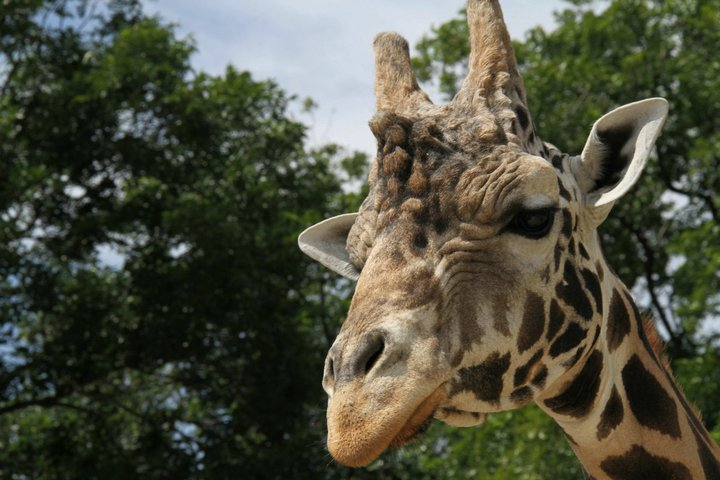
#> input picture 04_filters/giraffe.jpg, 720 x 480 px
$ python minfilter_image.py
#> lines starting #> are read from the running program, lines starting #| are printed output that depends on the picture
# minfilter_image.py

from PIL import Image
from PIL import ImageFilter


def minfilter(input_image, output_image):
#> called with input_image = 'giraffe.jpg', output_image = 'giraffe_minfilter.jpg'
    image = Image.open(input_image)
#> image is the input picture: PIL image 720x480 RGB; mean R, G, B 78.8, 79.9, 63.6
    filtered_image = image.filter(ImageFilter.MinFilter(size=3))
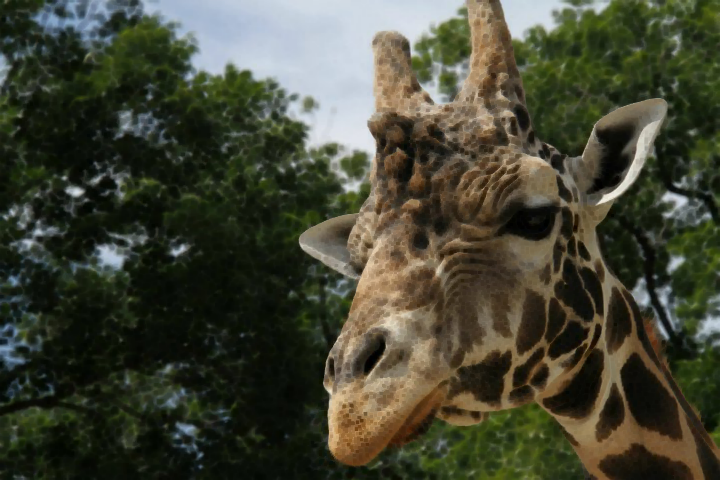
#> filtered_image: PIL image 720x480 RGB; mean R, G, B 67.9, 69.2, 52.7
    filtered_image.save(output_image)


if __name__ == "__main__":
    minfilter("giraffe.jpg", "giraffe_minfilter.jpg")

$ run again, with 04_filters/buffalo.jpg copied over 04_filters/giraffe.jpg
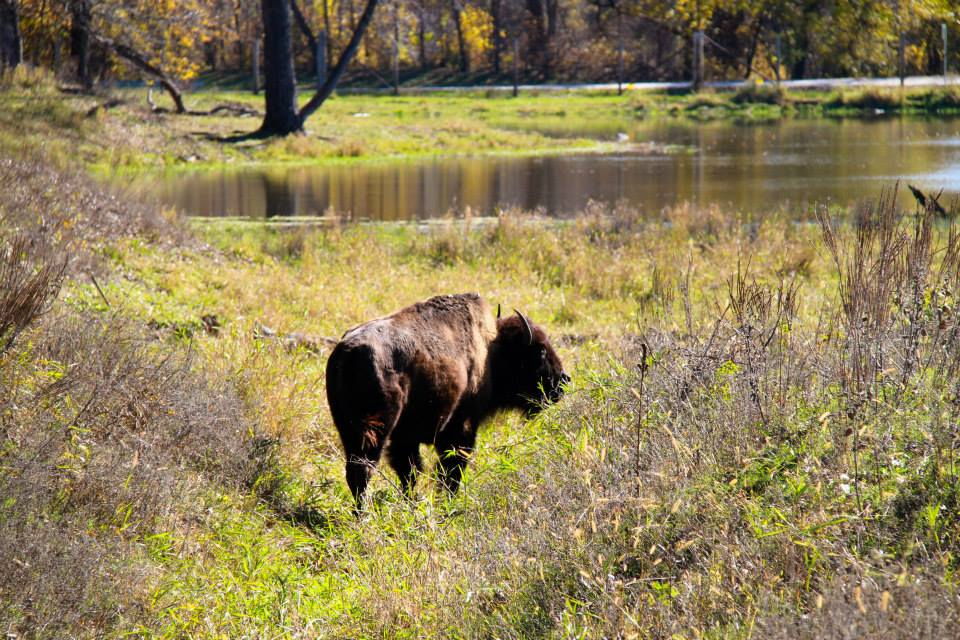
#> input picture 04_filters/buffalo.jpg, 960 x 640 px
#> in minfilter, image is the input picture: PIL image 960x640 RGB; mean R, G, B 141.6, 127, 85.8
#> in minfilter, `filtered_image = image.filter(ImageFilter.MinFilter(size=3))`:
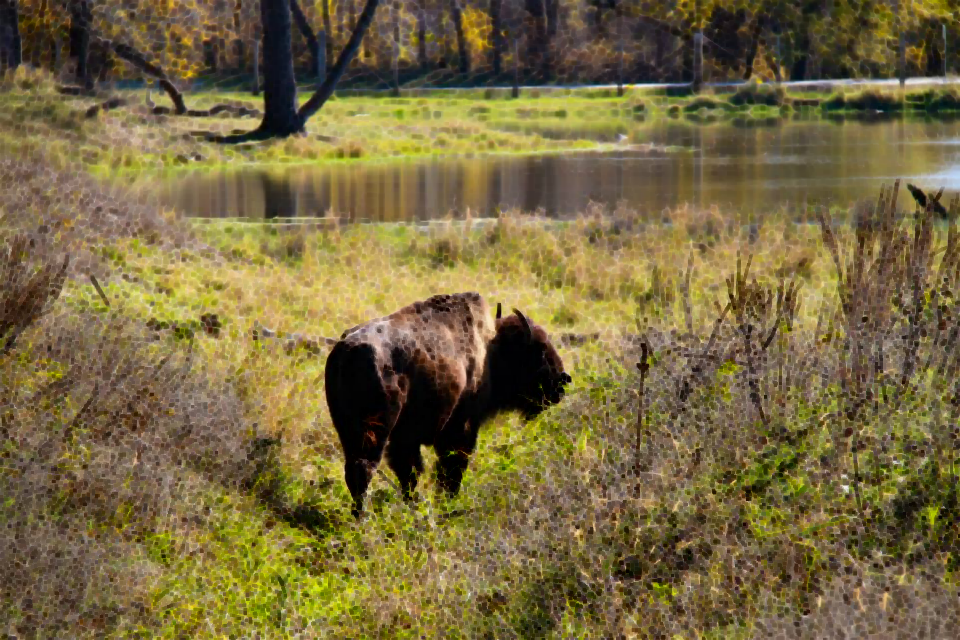
#> filtered_image: PIL image 960x640 RGB; mean R, G, B 118.5, 104.1, 63

$ run again, with 04_filters/butterfly.jpg copied over 04_filters/giraffe.jpg
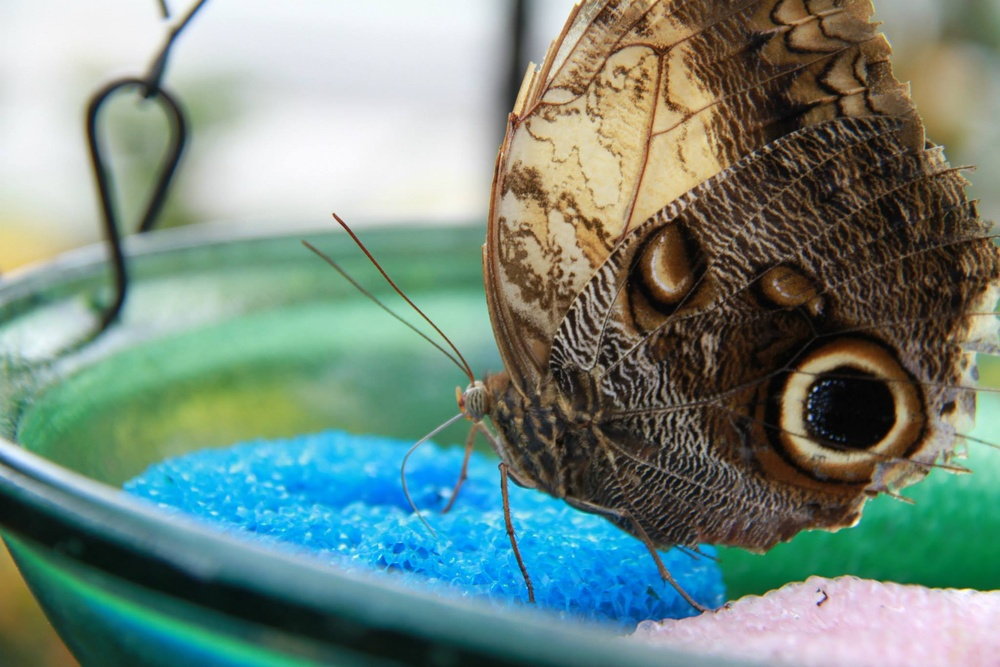
#> input picture 04_filters/butterfly.jpg, 1000 x 667 px, shrunk from 2048 x 1366 before the run
#> in minfilter, image is the input picture: PIL image 1000x667 RGB; mean R, G, B 115.3, 137.2, 127.2
#> in minfilter, `filtered_image = image.filter(ImageFilter.MinFilter(size=3))`:
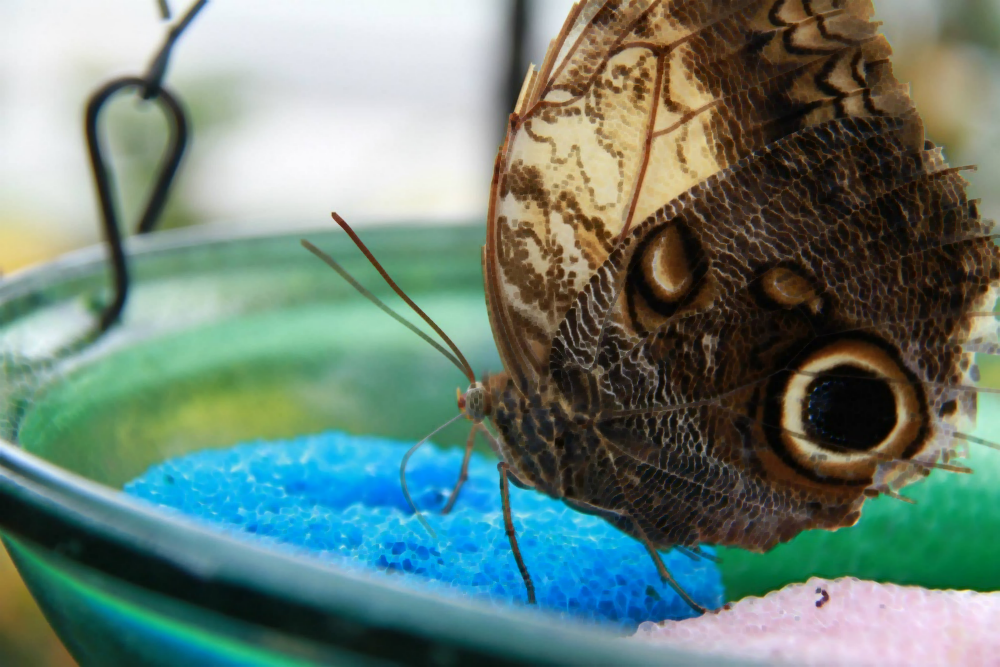
#> filtered_image: PIL image 1000x667 RGB; mean R, G, B 106.3, 128.7, 118.7

$ run again, with 04_filters/cactus.jpg copied over 04_filters/giraffe.jpg
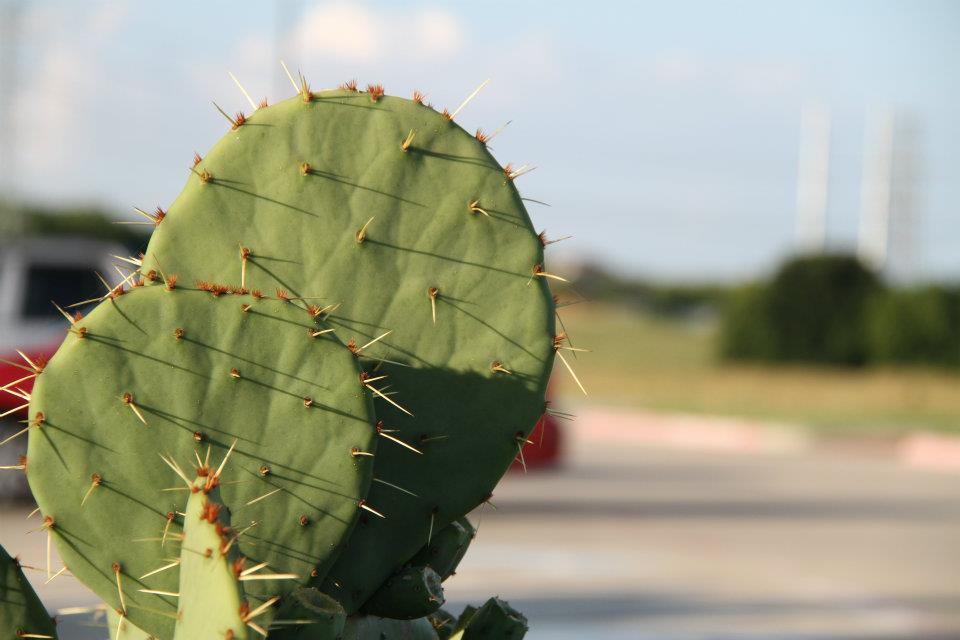
#> input picture 04_filters/cactus.jpg, 960 x 640 px
#> in minfilter, image is the input picture: PIL image 960x640 RGB; mean R, G, B 154.5, 156.2, 131.8
#> in minfilter, `filtered_image = image.filter(ImageFilter.MinFilter(size=3))`:
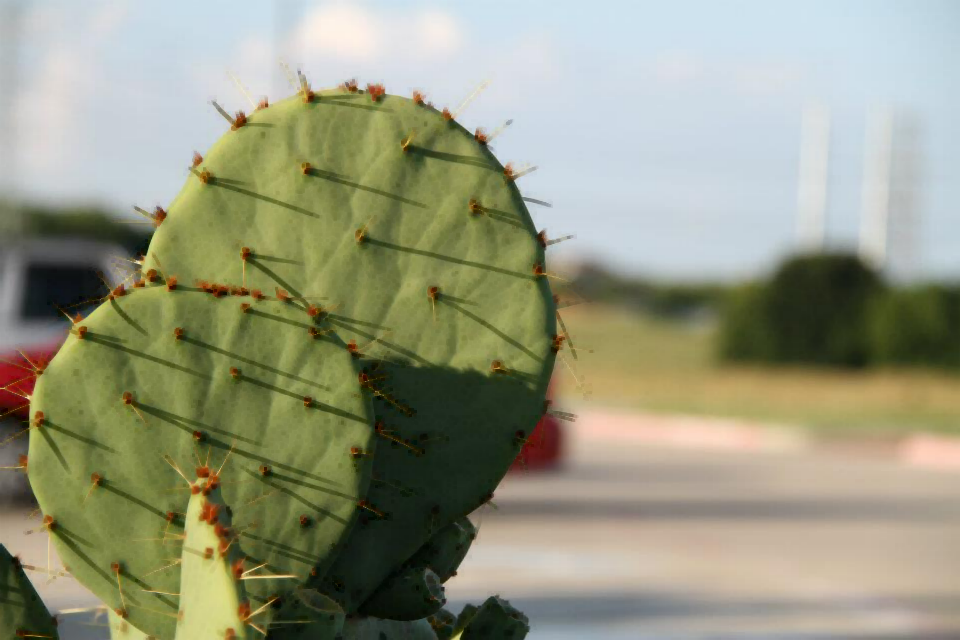
#> filtered_image: PIL image 960x640 RGB; mean R, G, B 149.5, 151.4, 127
